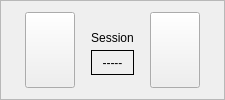
    <widget class="QFrame" name="navigationFrame">
     <property name="sizePolicy">
      <sizepolicy hsizetype="MinimumExpanding" vsizetype="Fixed">
       <horstretch>0</horstretch>
       <verstretch>0</verstretch>
      </sizepolicy>
     </property>
     <property name="frameShape">
      <enum>QFrame::StyledPanel</enum>
     </property>
     <property name="frameShadow">
      <enum>QFrame::Raised</enum>
     </property>
     <layout class="QHBoxLayout" name="horizontalLayout_14">
      <item>
       <spacer name="horizontalSpacer_2">
        <property name="orientation">
         <enum>Qt::Horizontal</enum>
        </property>
        <property name="sizeType">
         <enum>QSizePolicy::MinimumExpanding</enum>
        </property>
        <property name="sizeHint" stdset="0">
         <size>
          <width>13</width>
          <height>13</height>
         </size>
        </property>
       </spacer>
      </item>
      <item>
       <widget class="QPushButton" name="previousButton">
        <property name="sizePolicy">
         <sizepolicy hsizetype="Fixed" vsizetype="Fixed">
          <horstretch>0</horstretch>
          <verstretch>0</verstretch>
         </sizepolicy>
        </property>
        <property name="minimumSize">
         <size>
          <width>50</width>
          <height>50</height>
         </size>
        </property>
        <property name="maximumSize">
         <size>
          <width>100</width>
          <height>100</height>
         </size>
        </property>
        <property name="baseSize">
         <size>
          <width>10</width>
          <height>10</height>
         </size>
        </property>
        <property name="text">
         <string/>
        </property>
        <property name="icon">
         <iconset>
          <normaloff>../Icons/previousIconSmall.png</normaloff>../Icons/previousIconSmall.png</iconset>
        </property>
        <property name="iconSize">
         <size>
          <width>100</width>
          <height>100</height>
         </size>
        </property>
       </widget>
      </item>
      <item>
       <layout class="QVBoxLayout" name="imageInfoLayout" stretch="0,0,0,0">
        <property name="spacing">
         <number>0</number>
        </property>
        <property name="sizeConstraint">
         <enum>QLayout::SetDefaultConstraint</enum>
        </property>
        <property name="leftMargin">
         <number>10</number>
        </property>
        <property name="rightMargin">
         <number>10</number>
        </property>
        <item>
         <spacer name="verticalTopSpacer">
          <property name="orientation">
           <enum>Qt::Vertical</enum>
          </property>
          <property name="sizeType">
           <enum>QSizePolicy::Fixed</enum>
          </property>
          <property name="sizeHint" stdset="0">
           <size>
            <width>13</width>
            <height>13</height>
           </size>
          </property>
         </spacer>
        </item>
        <item>
         <widget class="QLabel" name="sessionLabel">
          <property name="sizePolicy">
           <sizepolicy hsizetype="Minimum" vsizetype="Minimum">
            <horstretch>0</horstretch>
            <verstretch>0</verstretch>
           </sizepolicy>
          </property>
          <property name="text">
           <string>Session</string>
          </property>
          <property name="alignment">
           <set>Qt::AlignCenter</set>
          </property>
         </widget>
        </item>
        <item>
         <widget class="QLabel" name="sessionBoxedLabel">
          <property name="sizePolicy">
           <sizepolicy hsizetype="Minimum" vsizetype="Minimum">
            <horstretch>0</horstretch>
            <verstretch>0</verstretch>
           </sizepolicy>
          </property>
          <property name="frameShape">
           <enum>QFrame::Box</enum>
          </property>
          <property name="text">
           <string>-----</string>
          </property>
          <property name="alignment">
           <set>Qt::AlignCenter</set>
          </property>
         </widget>
        </item>
        <item>
         <spacer name="verticalBottomSpacer">
          <property name="orientation">
           <enum>Qt::Vertical</enum>
          </property>
          <property name="sizeType">
           <enum>QSizePolicy::Fixed</enum>
          </property>
          <property name="sizeHint" stdset="0">
           <size>
            <width>13</width>
            <height>13</height>
           </size>
          </property>
         </spacer>
        </item>
       </layout>
      </item>
      <item>
       <widget class="QPushButton" name="nextButton">
        <property name="sizePolicy">
         <sizepolicy hsizetype="Minimum" vsizetype="Minimum">
          <horstretch>0</horstretch>
          <verstretch>0</verstretch>
         </sizepolicy>
        </property>
        <property name="minimumSize">
         <size>
          <width>50</width>
          <height>50</height>
         </size>
        </property>
        <property name="maximumSize">
         <size>
          <width>100</width>
          <height>100</height>
         </size>
        </property>
        <property name="baseSize">
         <size>
          <width>10</width>
          <height>10</height>
         </size>
        </property>
        <property name="text">
         <string/>
        </property>
        <property name="icon">
         <iconset>
          <normaloff>../Icons/nextIconSmall.png</normaloff>../Icons/nextIconSmall.png</iconset>
        </property>
        <property name="iconSize">
         <size>
          <width>100</width>
          <height>100</height>
         </size>
        </property>
       </widget>
      </item>
      <item>
       <spacer name="horizontalSpacer_3">
        <property name="orientation">
         <enum>Qt::Horizontal</enum>
        </property>
        <property name="sizeType">
         <enum>QSizePolicy::MinimumExpanding</enum>
        </property>
        <property name="sizeHint" stdset="0">
         <size>
          <width>13</width>
          <height>13</height>
         </size>
        </property>
       </spacer>
      </item>
     </layout>
    </widget>
